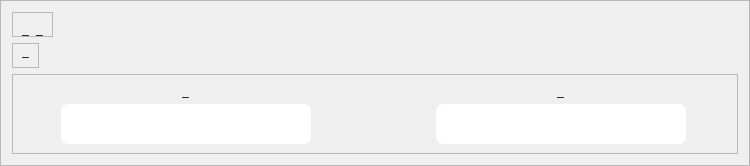
                          <widget class="QFrame" name="crypto_quote_frame">
                           <property name="minimumSize">
                            <size>
                             <width>750</width>
                             <height>0</height>
                            </size>
                           </property>
                           <property name="frameShape">
                            <enum>QFrame::StyledPanel</enum>
                           </property>
                           <property name="frameShadow">
                            <enum>QFrame::Raised</enum>
                           </property>
                           <layout class="QVBoxLayout" name="verticalLayout_54">
                            <item alignment="Qt::AlignLeft">
                             <widget class="QFrame" name="frame_5">
                              <property name="styleSheet">
                               <string notr="true">font: 16pt &quot;MS Shell Dlg 2&quot;;</string>
                              </property>
                              <property name="frameShape">
                               <enum>QFrame::StyledPanel</enum>
                              </property>
                              <property name="frameShadow">
                               <enum>QFrame::Raised</enum>
                              </property>
                              <layout class="QHBoxLayout" name="horizontalLayout_12">
                               <property name="spacing">
                                <number>7</number>
                               </property>
                               <property name="bottomMargin">
                                <number>0</number>
                               </property>
                               <item>
                                <widget class="QLabel" name="crypto_price_label">
                                 <property name="text">
                                  <string>_</string>
                                 </property>
                                </widget>
                               </item>
                               <item>
                                <widget class="QLabel" name="crypto_currency_price_label">
                                 <property name="text">
                                  <string>_</string>
                                 </property>
                                </widget>
                               </item>
                              </layout>
                             </widget>
                            </item>
                            <item alignment="Qt::AlignLeft|Qt::AlignTop">
                             <widget class="QFrame" name="frame_6">
                              <property name="frameShape">
                               <enum>QFrame::StyledPanel</enum>
                              </property>
                              <property name="frameShadow">
                               <enum>QFrame::Raised</enum>
                              </property>
                              <layout class="QVBoxLayout" name="verticalLayout_55">
                               <property name="topMargin">
                                <number>0</number>
                               </property>
                               <item alignment="Qt::AlignTop">
                                <widget class="QLabel" name="extra_info_about_crypto">
                                 <property name="text">
                                  <string>_</string>
                                 </property>
                                </widget>
                               </item>
                              </layout>
                             </widget>
                            </item>
                            <item>
                             <widget class="QFrame" name="currency_comparison_frame">
                              <property name="styleSheet">
                               <string notr="true">QLineEdit{
	border-radius:7px;
	background-color: rgb(255, 255, 255);
	border:none;
	color:rgb(0, 0, 0);
	font: 75 18pt &quot;MS Shell Dlg 2&quot;;
}
QLabel{
font: 14pt &quot;MS Shell Dlg 2&quot;;
}
QPushButton{
	border:none;
	border-radius:7px;
}

QPushButton::hover {
	border-radius:7px;
	background-color: rgb(49, 56, 74);
}

QPushButton::pressed {
	border-radius:7px;
	background-color:rgb(66, 74, 99);
}
</string>
                              </property>
                              <property name="frameShape">
                               <enum>QFrame::StyledPanel</enum>
                              </property>
                              <property name="frameShadow">
                               <enum>QFrame::Raised</enum>
                              </property>
                              <layout class="QGridLayout" name="gridLayout_10">
                               <item row="3" column="2">
                                <widget class="QLineEdit" name="second_currency_entry">
                                 <property name="minimumSize">
                                  <size>
                                   <width>0</width>
                                   <height>40</height>
                                  </size>
                                 </property>
                                 <property name="maximumSize">
                                  <size>
                                   <width>250</width>
                                   <height>40</height>
                                  </size>
                                 </property>
                                 <property name="styleSheet">
                                  <string notr="true"/>
                                 </property>
                                 <property name="alignment">
                                  <set>Qt::AlignCenter</set>
                                 </property>
                                 <property name="readOnly">
                                  <bool>true</bool>
                                 </property>
                                </widget>
                               </item>
                               <item row="3" column="0">
                                <widget class="QLineEdit" name="first_currency_entry">
                                 <property name="minimumSize">
                                  <size>
                                   <width>0</width>
                                   <height>40</height>
                                  </size>
                                 </property>
                                 <property name="maximumSize">
                                  <size>
                                   <width>250</width>
                                   <height>40</height>
                                  </size>
                                 </property>
                                 <property name="styleSheet">
                                  <string notr="true"/>
                                 </property>
                                 <property name="text">
                                  <string/>
                                 </property>
                                 <property name="alignment">
                                  <set>Qt::AlignCenter</set>
                                 </property>
                                 <property name="readOnly">
                                  <bool>false</bool>
                                 </property>
                                </widget>
                               </item>
                               <item row="0" column="2" alignment="Qt::AlignHCenter">
                                <widget class="QLabel" name="second_curency_label">
                                 <property name="text">
                                  <string>_</string>
                                 </property>
                                </widget>
                               </item>
                               <item row="0" column="0" alignment="Qt::AlignHCenter">
                                <widget class="QLabel" name="first_currency_label">
                                 <property name="text">
                                  <string>_</string>
                                 </property>
                                </widget>
                               </item>
                               <item row="3" column="1">
                                <widget class="QPushButton" name="crypto_comparison_button">
                                 <property name="maximumSize">
                                  <size>
                                   <width>35</width>
                                   <height>16777215</height>
                                  </size>
                                 </property>
                                 <property name="cursor">
                                  <cursorShape>PointingHandCursor</cursorShape>
                                 </property>
                                 <property name="styleSheet">
                                  <string notr="true"/>
                                 </property>
                                 <property name="text">
                                  <string/>
                                 </property>
                                 <property name="icon">
                                  <iconset resource="icons.qrc">
                                   <normaloff>:/icons/icons/chevrons-right.svg</normaloff>:/icons/icons/chevrons-right.svg</iconset>
                                 </property>
                                 <property name="iconSize">
                                  <size>
                                   <width>32</width>
                                   <height>32</height>
                                  </size>
                                 </property>
                                 <property name="flat">
                                  <bool>true</bool>
                                 </property>
                                </widget>
                               </item>
                              </layout>
                             </widget>
                            </item>
                           </layout>
                          </widget>
